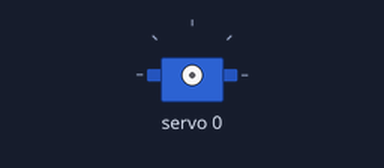
Bench run of a sketch on a simulated Arduino Uno, built with avr-gcc and run on an emulated ATmega328P. On the bench: servo. What the sketch prints to the serial monitor is not drawn.

Above: at 0.15 s.
At 1.25 s:
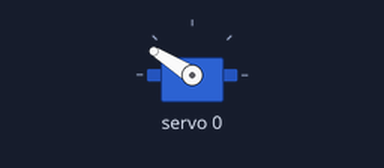
At 2.4 s:
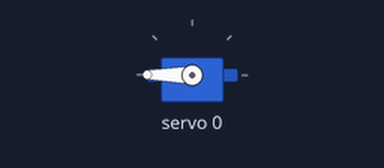
At 4.7 s:
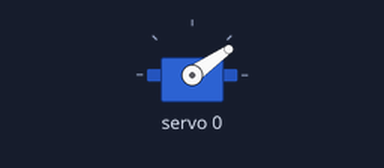
Timing chart, 0 to 7.6 s (numbered marks = the images above):
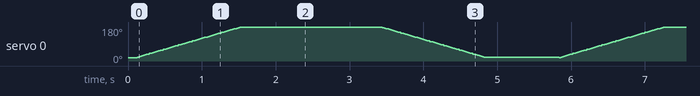

The sketch:

testeServosMEGA.ino
```cpp
#include <Wire.h>
#include <Adafruit_PWMServoDriver.h>

Adafruit_PWMServoDriver pwm = Adafruit_PWMServoDriver();

#define SERVOMIN  150
#define SERVOMAX  600
#define SERVO_PORTA 0

void setup() {
  Serial.begin(9600);
  Serial.println("--- TESTE LENTO SERVO 0 ---");

  pwm.begin();
  pwm.setPWMFreq(50);
  delay(100);
}

void loop() {
  Serial.println("A tentar mover...");

  // Varredura lenta de 0 a 180
  for (int pulso = SERVOMIN; pulso < SERVOMAX; pulso += 5) {
    pwm.setPWM(SERVO_PORTA, 0, pulso);
    delay(20); // Movimento suave
  }

  delay(1000);

  // Varredura lenta de 180 a 0
  for (int pulso = SERVOMAX; pulso > SERVOMIN; pulso -= 5) {
    pwm.setPWM(SERVO_PORTA, 0, pulso);
    delay(20);
  }

  delay(1000);
}
```
